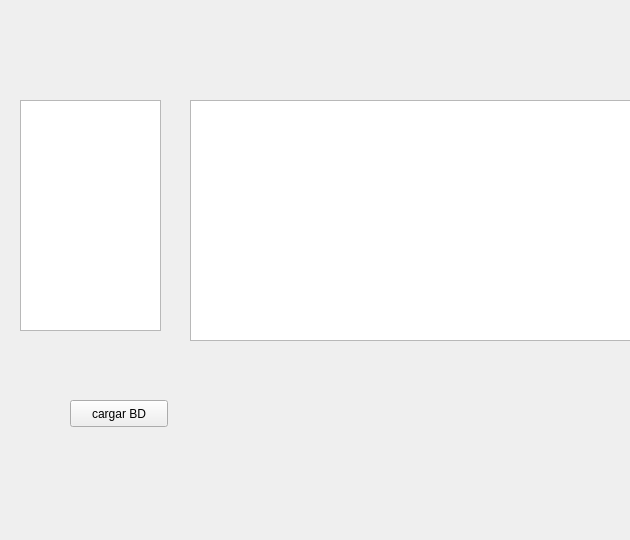
<?xml version="1.0" encoding="UTF-8"?>
<ui version="4.0">
 <class>MainWindow</class>
 <widget class="QMainWindow" name="MainWindow">
  <property name="geometry">
   <rect>
    <x>0</x>
    <y>0</y>
    <width>630</width>
    <height>540</height>
   </rect>
  </property>
  <property name="windowTitle">
   <string>Form1</string>
  </property>
  <widget class="QWidget" name="centralwidget">
   <widget class="QListWidget" name="lista_cursos">
    <property name="geometry">
     <rect>
      <x>20</x>
      <y>100</y>
      <width>141</width>
      <height>231</height>
     </rect>
    </property>
   </widget>
   <widget class="QPushButton" name="boton">
    <property name="geometry">
     <rect>
      <x>70</x>
      <y>400</y>
      <width>98</width>
      <height>27</height>
     </rect>
    </property>
    <property name="text">
     <string>cargar BD</string>
    </property>
   </widget>
   <widget class="QTableWidget" name="tableWidget">
    <property name="geometry">
     <rect>
      <x>190</x>
      <y>100</y>
      <width>441</width>
      <height>241</height>
     </rect>
    </property>
    <property name="tabKeyNavigation">
     <bool>true</bool>
    </property>
    <property name="showDropIndicator" stdset="0">
     <bool>true</bool>
    </property>
    <property name="dragEnabled">
     <bool>true</bool>
    </property>
    <property name="dragDropOverwriteMode">
     <bool>true</bool>
    </property>
   </widget>
  </widget>
 </widget>
 <resources/>
 <connections/>
</ui>
